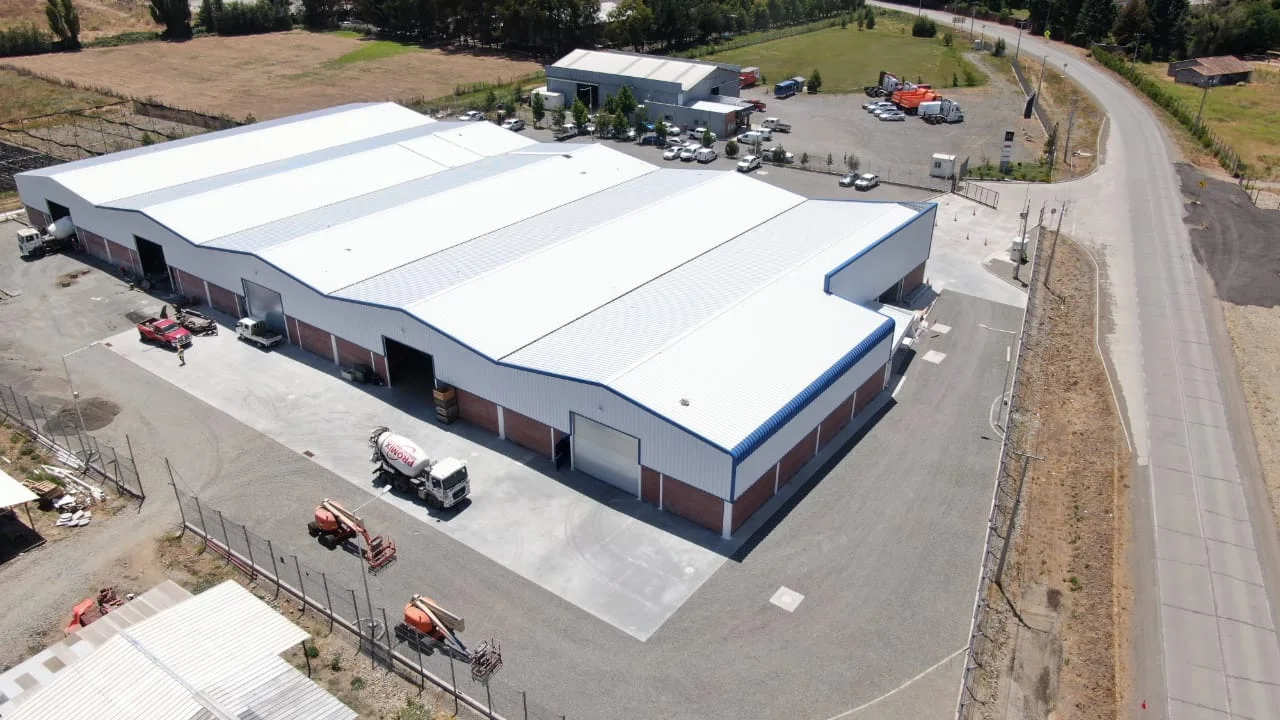
#> input picture tools/fotos/originales/projects/bodega-bodegaas-linares/cover.webp, 1280 x 720 px
$ python procesar.py
#> lines starting #> are read from the running program, lines starting #| are printed output that depends on the picture
#> in main, im is the input picture: PIL image 1280x720 RGB; mean R, G, B 160.1, 154.9, 150.5
"""Prepara las fotos del sitio con un mismo tratamiento.

Lee los originales de tools/fotos/originales/{projects,company,services} (fuera de public/ para no publicarlos)
y escribe en public/images/ las versiones que usa el sitio. Para cada foto:
  - portadas (cover.webp) recortadas al centro a 3:2, para que todas las fichas calcen
  - corrección común y leve: un poco más de contraste y un poco menos de saturación (las fotos vienen de
    cámaras y drones distintos; así se leen como una sola serie)
  - versiones de 800 y 1600 px de ancho (nunca más grandes que el original): foto@800.webp, foto@1600.webp

Escribe src/data/fotos.json con el ancho y alto de cada versión, que usa srcset() en src/config.js y la
curaduría (las fotos de menos de 1000 px no van en espacios grandes).

    uv run --python 3.12 --with pillow python tools/fotos/procesar.py
"""
from __future__ import annotations

import json
from pathlib import Path

from PIL import Image, ImageEnhance

RAIZ = Path(__file__).resolve().parents[2]
PUBLIC = RAIZ / "public"
ORIGINALES = RAIZ / "tools" / "fotos" / "originales"
ANCHOS = (800, 1600)


def tratar(im: Image.Image) -> Image.Image:
    im = ImageEnhance.Contrast(im).enhance(1.05)
    im = ImageEnhance.Color(im).enhance(0.92)
    return im


def recortar_3x2(im: Image.Image) -> Image.Image:
    w, h = im.size
#> w = 1280; h = 720
    if abs(w / h - 1.5) < 0.02:
        return im
    if w / h > 1.5:
        nw = round(h * 1.5)
#> nw = 1080
        x = (w - nw) // 2
#> x = 100
        return im.crop((x, 0, x + nw, h))
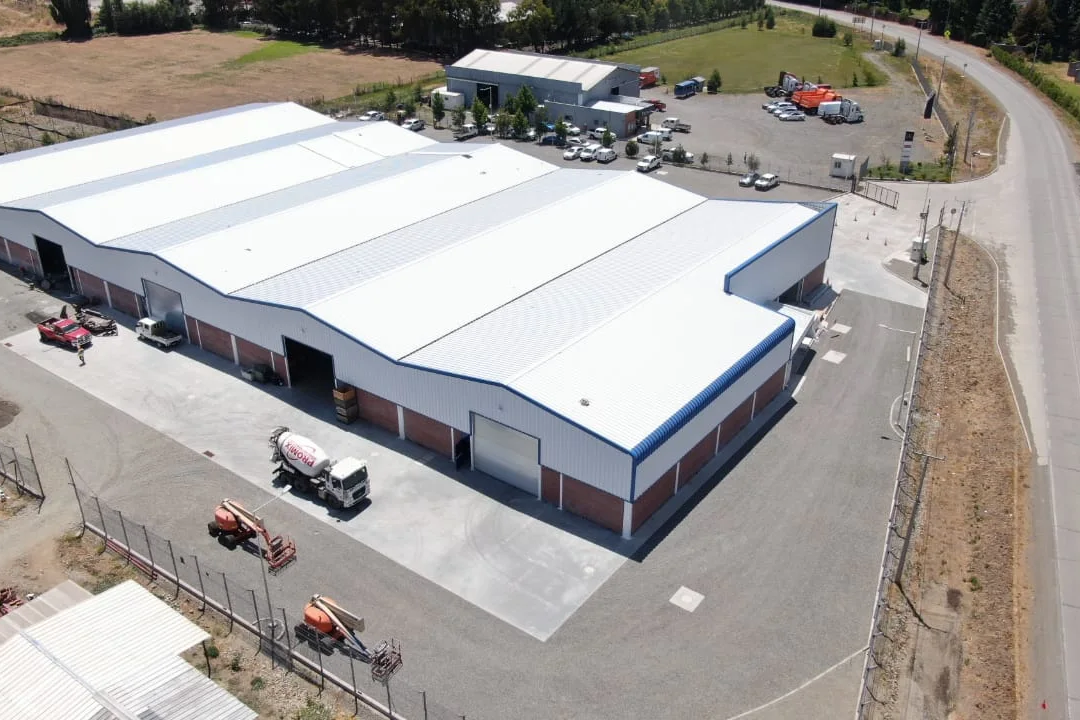
#> returned value: PIL image 1080x720 RGB; mean R, G, B 162.1, 157.8, 154.3
    nh = round(w / 1.5)
    y = (h - nh) // 2
    return im.crop((0, y, w, y + nh))


def main():
    inventario = {}
    fuentes = [p for carpeta in ("projects", "company", "services") for p in sorted((ORIGINALES / carpeta).rglob("*.webp"))]
    for p in fuentes:
        im = Image.open(p).convert("RGB")
        if p.name == "cover.webp":
            im = recortar_3x2(im)
        im = tratar(im)
        rel = p.relative_to(ORIGINALES)
        ruta = "/images/" + rel.as_posix()
        versiones = {}
        for ancho in ANCHOS:
            a = min(ancho, im.width)
            if any(v[0] == a for v in versiones.values()):
                break                       # la foto es más chica que este tamaño y ya está guardada entera
            v = im if a == im.width else im.resize((a, round(im.height * a / im.width)), Image.LANCZOS)
            destino = PUBLIC / "images" / rel.with_name(f"{p.stem}@{ancho}.webp")
            destino.parent.mkdir(parents=True, exist_ok=True)
            v.save(destino, quality=82, method=6)
            versiones[ancho] = [v.width, v.height]
#> after the loop, versiones = {800: [800, 533], 1600: [1080, 720]}
        inventario[ruta] = {"ancho": im.width, "alto": im.height, "versiones": versiones}
#> pass 2 of the loop in main, `for p in fuentes:`:
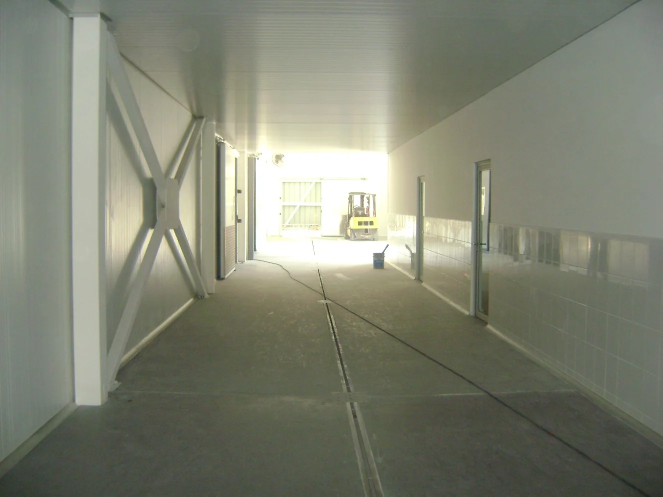
#> input picture tools/fotos/originales/company/about-main.webp, 1325 x 994 px (shown at 1/2 size)
#> in main, im is the input picture: PIL image 1325x994 RGB; mean R, G, B 127.6, 130.7, 114.2
#> the loop in main, `for ancho in ANCHOS:` made 2 passes
#> pass 1, in main, `v = im if a == im.width else im.resize((a, round(im.height * a / im.wi..`:
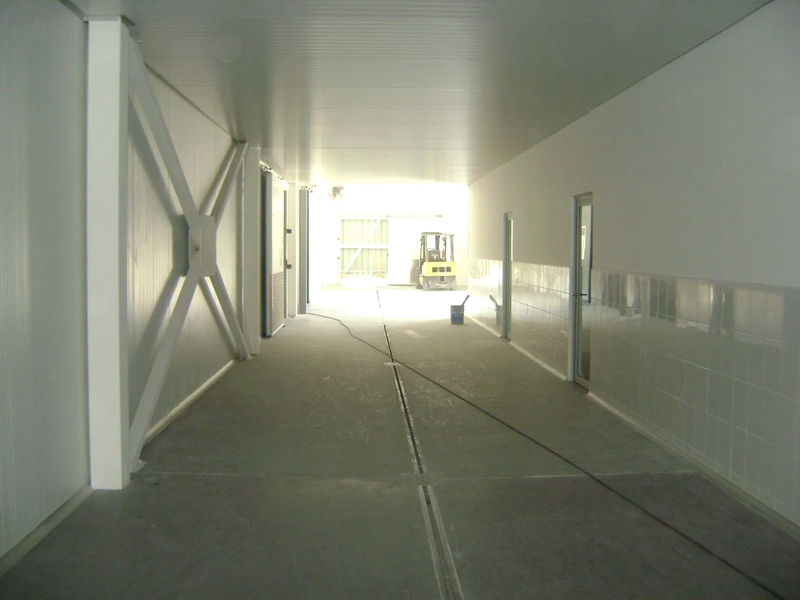
#> v: PIL image 800x600 RGB; mean R, G, B 126.5, 129.2, 113.5
#> after the loop in main, `for ancho in ANCHOS:`: versiones = {800: [800, 600], 1600: [1325, 994]}
    (RAIZ / "src" / "data" / "fotos.json").write_text(json.dumps(inventario, indent=0, ensure_ascii=False))
    chicas = [k for k, v in inventario.items() if v["ancho"] < 1000]
#> chicas = []
    print(f"{len(inventario)} fotos; {len(chicas)} bajo 1000 px")
#| 2 fotos; 0 bajo 1000 px


if __name__ == "__main__":
    main()
